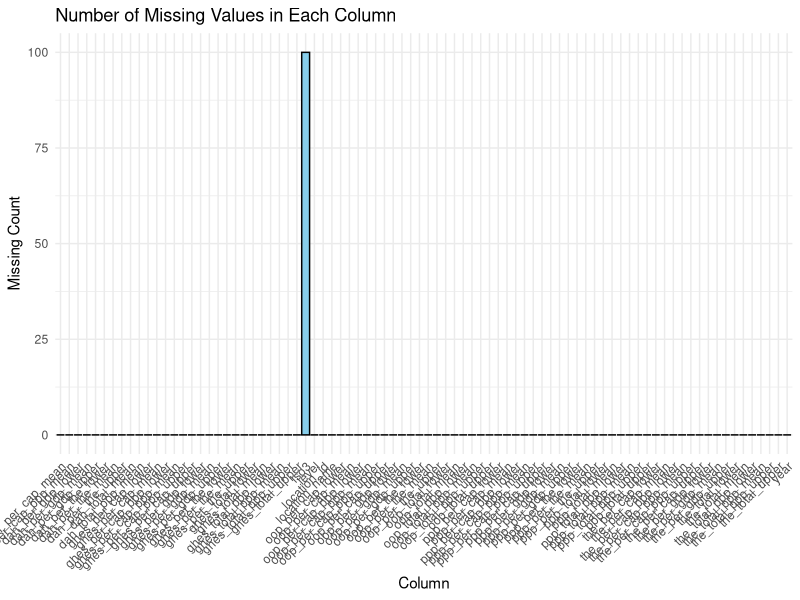
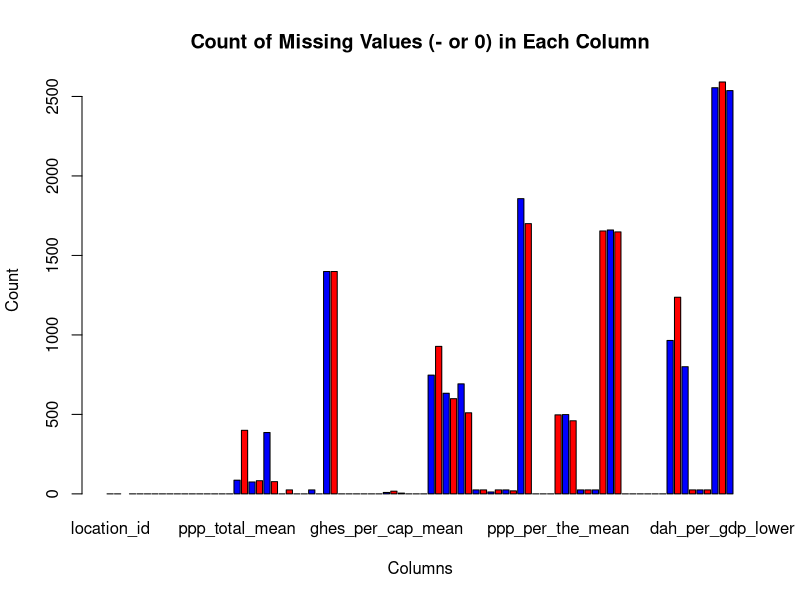
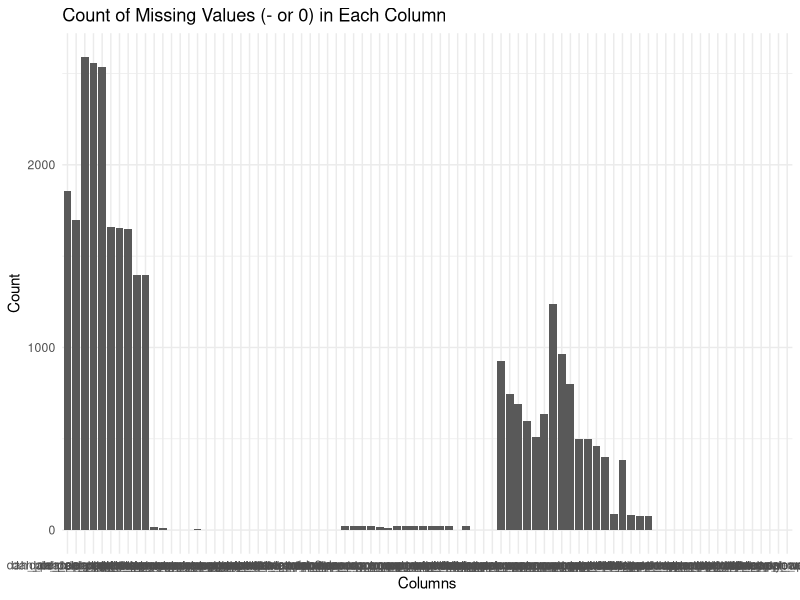
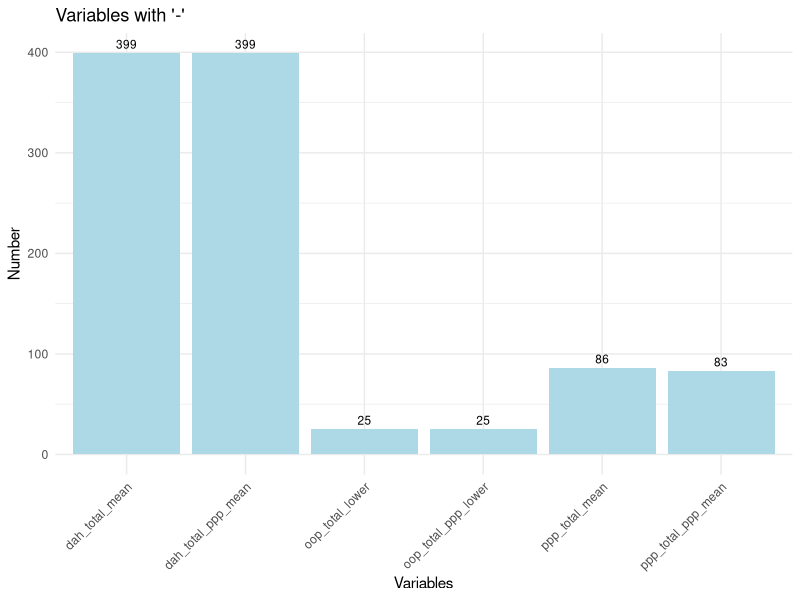
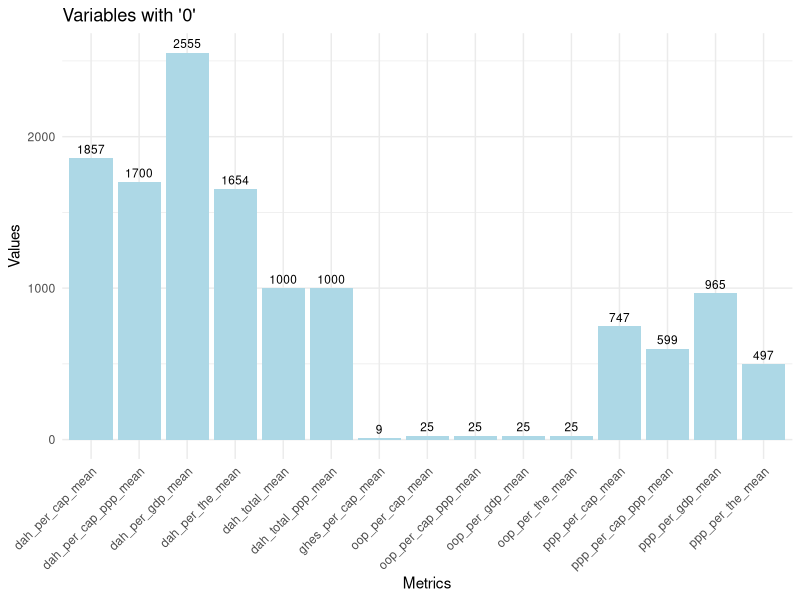
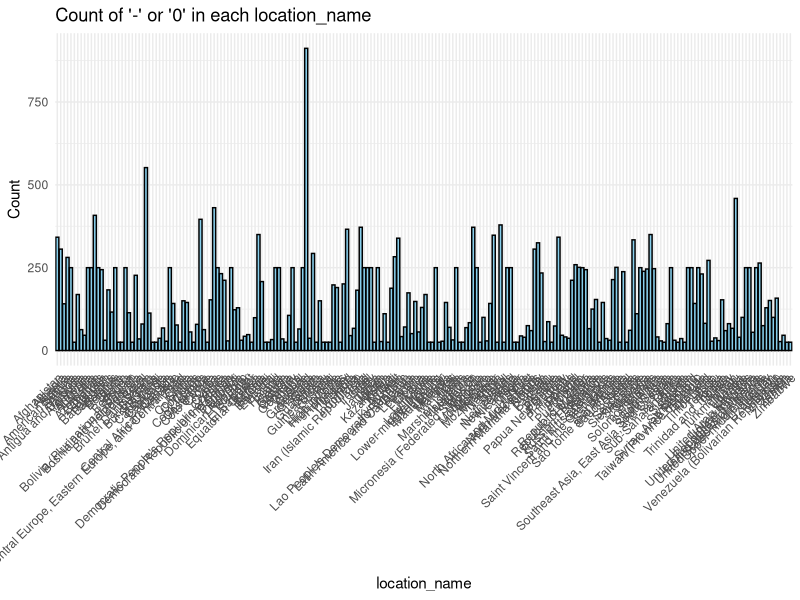

These figures' R source, in order:
## ---- chunk 1
library(readr)

data <- read_csv("IHME_HEALTH_SPENDING_1995_2019_Y2023M01D24.CSV", show_col_types = FALSE)
## ---- chunk 2
# Check for missing data

# Check for missing values
missing_values <- sapply(data, function(x) sum(is.na(x)))
print(missing_values)
# Create a data frame for plotting
plot_data <- data.frame(column = names(missing_values), missing_count = missing_values)

# Plot using ggplot2
library(ggplot2)

missing <- ggplot(plot_data, aes(x = column, y = missing_count)) +
  geom_bar(stat = "identity", fill = "skyblue", color = "black") +
  labs(title = "Number of Missing Values in Each Column", x = "Column", y = "Missing Count") +
  theme_minimal() +
  theme(axis.text.x = element_text(angle = 45, hjust = 1))
print(missing)
## ---- chunk 3
# Find rows without missing values
complete_rows <- data[complete.cases(data), ]

# Show the rows with missing values
rows_with_missing <- data[!complete.cases(data), ]

# Print or inspect the rows with missing values
print(rows_with_missing)
## ---- chunk 4
# Assuming your dataframe is named 'data'
missing_values <- sapply(data, function(x) sum(x == "-" | x == "0"))

# Plotting the counts
barplot(missing_values, col=c("red", "blue"), names.arg=names(missing_values),
        main="Count of Missing Values (- or 0) in Each Column",
        xlab="Columns", ylab="Count")
## ---- chunk 5
library(dplyr)

# Assuming your dataframe is named 'data'
data_long <- tidyr::gather(data, key = "column", value = "value")

# Count occurrences of "-" or "0" in each column
missing_values <- data_long %>% 
  group_by(column) %>% 
  summarize(missing_count = sum(value == "-" | value == "0"))

# Create a bar plot
ggplot(missing_values, aes(x = column, y = missing_count)) +
  geom_bar(stat = "identity") +
  labs(title = "Count of Missing Values (- or 0) in Each Column",
       x = "Columns",
       y = "Count") +
  theme_minimal()


## ---- chunk 6
# Initialize an empty list to store results
missing_values_list <- list()

# Loop through each column
for (col in names(data)) {
  # Count occurrences of "-" and "0" in each column
  missing_count_minus <- sum(data[, col] == "-")
  missing_count_zero <- sum(data[, col] == "0")
  
  # Store the results in a list
  missing_values_list[[col]] <- c(minus = missing_count_minus, zero = missing_count_zero)
}

# Convert the list to a data frame
missing_values_df <- as.data.frame(do.call(rbind, missing_values_list))

# Rename the columns
colnames(missing_values_df) <- c("Minus", "Zero")

# Add a column for column names
missing_values_df$Column <- names(data)

# Reorder the columns
missing_values_df <- missing_values_df[, c("Column", "Minus", "Zero")]

# Print the resulting table
missing_values_df
## ---- chunk 7
# Assuming you have the values in a data frame named 'data'
data_dash <- data.frame(
  metric = c("ppp_total_mean", "ppp_total_ppp_mean", "oop_total_lower", "oop_total_ppp_lower", "dah_total_mean", "dah_total_ppp_mean"),
  value = c(86, 83, 25, 25, 399, 399)
)

# Load ggplot2 library
library(ggplot2)

# Create a bar chart
ggplot(data_dash, aes(x = metric, y = value)) +
  geom_bar(stat = "identity", position = "dodge", fill='lightblue') +
  geom_text(aes(label = value), vjust = -0.5, size = 3) +
  labs(title = "Variables with '-'",
       x = "Variables",
       y = "Number") +
  theme_minimal() + theme(axis.text.x = element_text(angle = 45, hjust = 1))
## ---- chunk 8
# Assuming you have the new values in a data frame named 'data_new'
data_zero <- data.frame(
  metric = c(
    "dah_total_mean", "dah_total_ppp_mean", "ghes_per_cap_mean",
    "ppp_per_cap_mean", "ppp_per_cap_ppp_mean", "oop_per_cap_mean",
    "oop_per_cap_ppp_mean", "dah_per_cap_mean", "dah_per_cap_ppp_mean",
    "ppp_per_the_mean", "oop_per_the_mean", "dah_per_the_mean",
    "ppp_per_gdp_mean", "oop_per_gdp_mean", "dah_per_gdp_mean"
  ),
  value = c(
    1000, 1000, 9, 747, 599, 25, 25, 1857, 1700,
    497, 25, 1654, 965, 25, 2555
  )
)

# Load ggplot2 library
library(ggplot2)

# Create a bar chart with rotated x-axis labels
ggplot(data_zero, aes(x = metric, y = value)) +
  geom_bar(stat = "identity", position = "dodge", fill = "lightblue") +
  geom_text(aes(label = value), vjust = -0.5, size = 3) +
  labs(title = "Variables with '0'",
       x = "Metrics",
       y = "Values") +
  theme_minimal() +
  theme(axis.text.x = element_text(angle = 45, hjust = 1))
## ---- chunk 9
# Count the number of '-' or '0' in each row
data$count_missing <- rowSums(data == "-" | data == "0", na.rm = TRUE)

# Print the result
print(data[, c("location_name", "count_missing")])
## ---- chunk 10
# Function to count the number of '-' or '0' in a vector
count_missing_in_vector <- function(vector) {
  sum(vector == "-" | vector == "0", na.rm = TRUE)
}

# Count occurrences for each unique location_name
result <- data %>%
  group_by(location_name) %>%
  summarize(count_missing = count_missing_in_vector(unlist(across(everything()))))

# Print the result
print(result)

# Assuming your dataframe is named 'result'
ggplot(result, aes(x = location_name, y = count_missing)) +
  geom_bar(stat = "identity", fill = "skyblue", color = "black") +
  labs(title = "Count of '-' or '0' in each location_name",
       x = "location_name",
       y = "Count") +
  theme_minimal() +
  theme(axis.text.x = element_text(angle = 45, hjust = 1))
